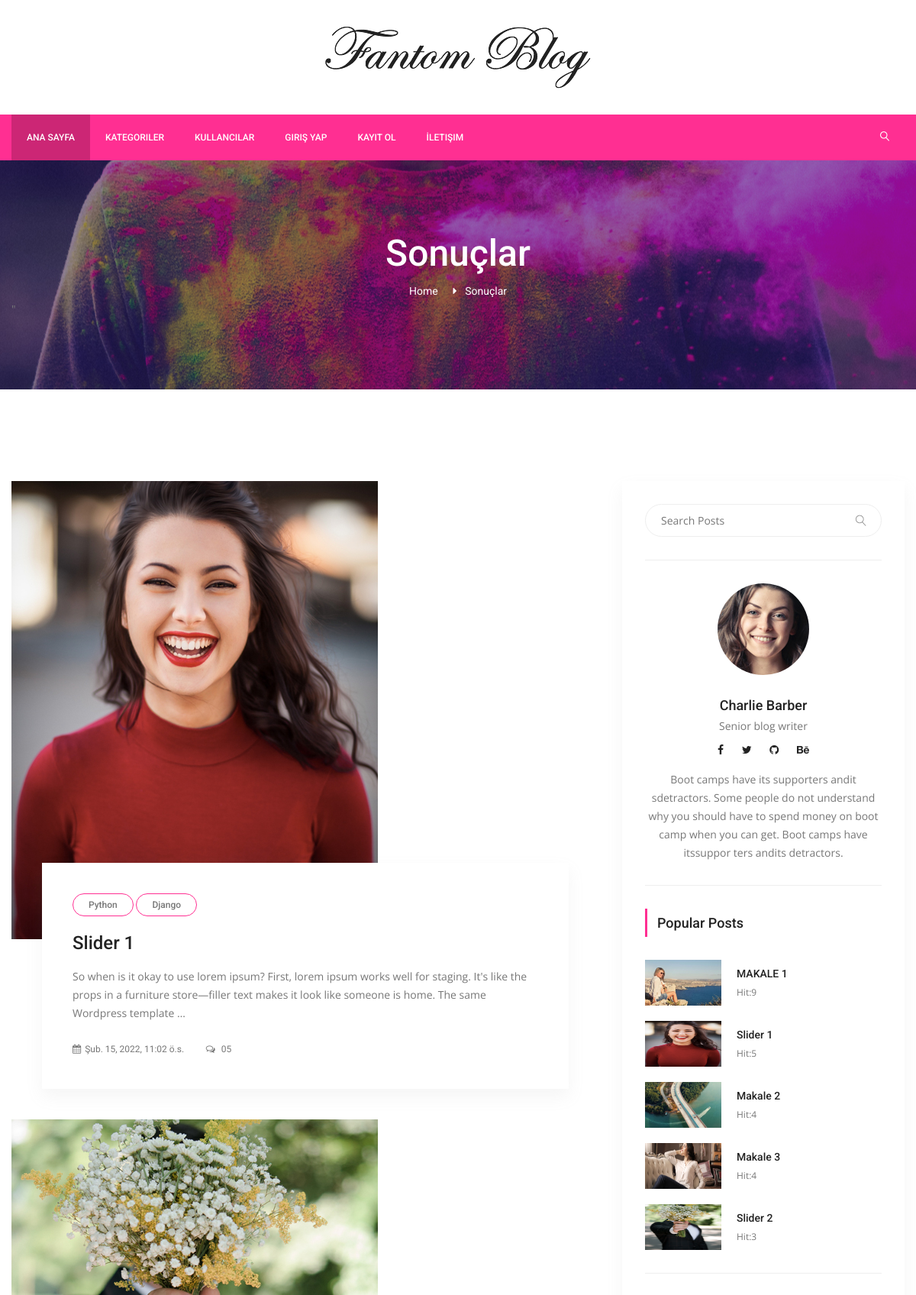
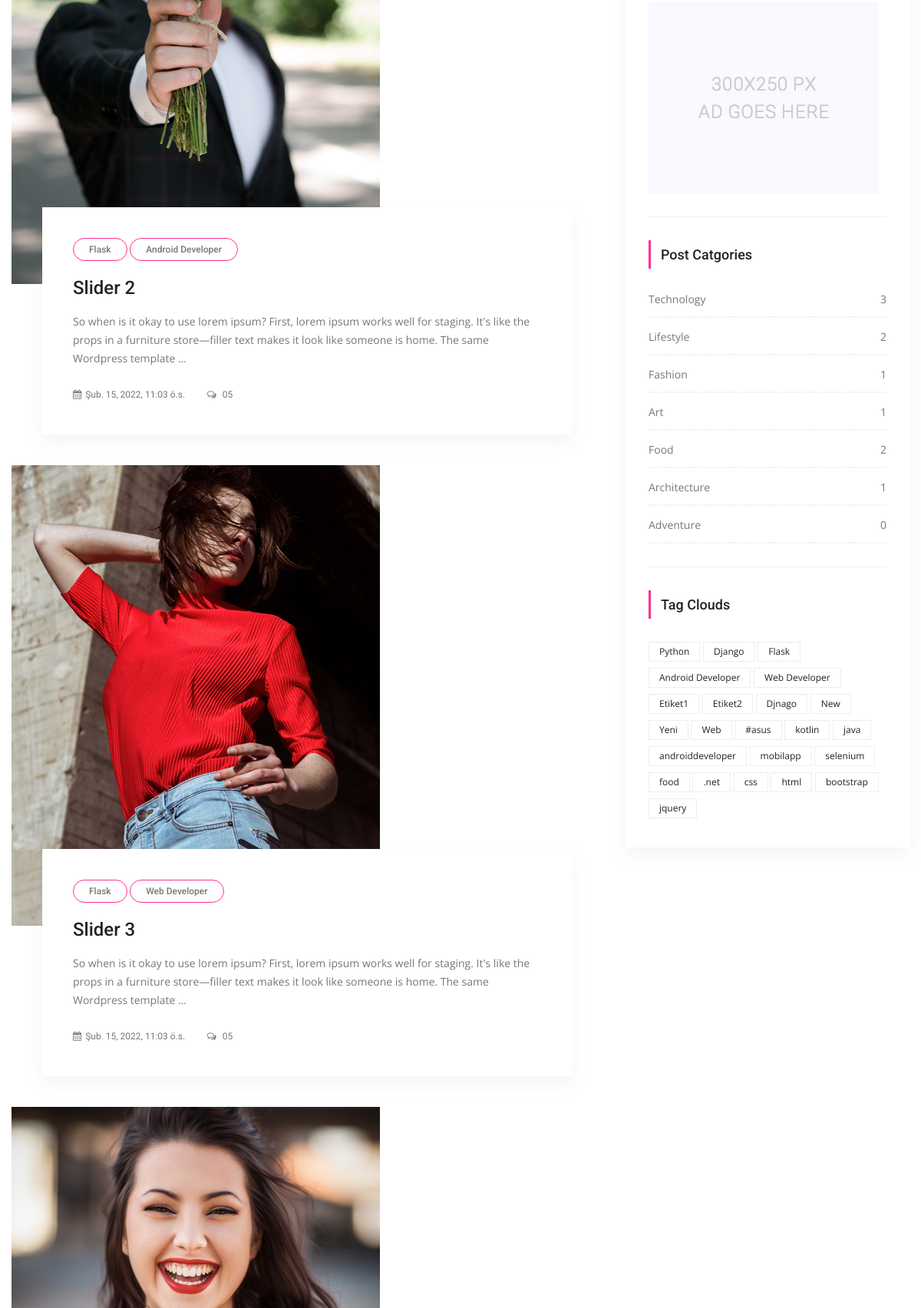
The app's page /search/ (upper part) with its own data (2 pictures, top to bottom).
### posts/models.py (models this page shows, shortened)
class Post(models.Model):
    title = models.CharField(max_length=150)
    content = models.TextField()
    publishing_date = models.DateTimeField(auto_now_add=True)
    image = models.ImageField(blank=True,null=True,upload_to='uploads/',default='uploads/blog-3.jpg')
    user = models.ForeignKey(settings.AUTH_USER_MODEL,on_delete=models.CASCADE,default=1)
    slug = models.SlugField(default="slug",editable=False)
    category = models.ForeignKey(Category,on_delete=models.CASCADE,default=1,related_name="posts")
    tag = models.ManyToManyField(Tag,related_name="posts",blank=True)
    slider_post = models.BooleanField(default=False)
    hit = models.PositiveIntegerField(default=0)
    def tags(self):
        return self.tag.all()

class Tag(models.Model):
    title = models.CharField(max_length=50)
    slug = models.SlugField(editable=False)
    def __str__(self):
        return self.title

class Category(models.Model):
    title = models.CharField(max_length=250)
    slug = models.SlugField(default="slug",editable=False)
    def post_count(self):
        return self.posts.all().count()

### posts/views.py (the view)
# urls.py: path('search/',SearchView.as_view(),name="search")
class SearchView(ListView):
    model = Post
    template_name = 'posts/search.html'
    paginate_by = 5
    context_object_name = 'posts'
    def get_queryset(self):
        query = self.request.GET.get("q")
        if query:
            return Post.objects.filter(Q(title__icontains=query)|
                                       Q(content__icontains=query)|
                                       Q(tag__title__icontains=query)
                                       ).order_by('id').distinct()
        return Post.objects.all().order_by('id')

### posts/templatetags/custom_tags.py (called while the page is built)
@register.simple_tag(name='categories')
def all_categories():
    return Category.objects.all()

@register.simple_tag(name='tags')
def all_tags():
    return Tag.objects.all()

@register.simple_tag(name='hit_posts')
def hit_posts():
    return Post.objects.order_by('-hit')[:5]

### templates/posts/search.html (shortened to what this page needs)
{% extends 'base.html' %}
{% load static %}
{% block content %}
        <section class="banner_area">
            <div class="banner_inner d-flex align-items-center">
            	<div class="overlay bg-parallax" data-stellar-ratio="0.9" data-stellar-vertical-offset="0" data-background=""></div>
				<div class="container">
					<div class="banner_content text-center">
						<h2>Sonuçlar</h2>
						<div class="page_link">
							<a href="/">Home</a>
							<a href="">Sonuçlar</a>
						</div>
					</div>"
				</div>
            </div>
        </section>
        <section class="blog_area p_120">
            <div class="container">
                <div class="row">
                    <div class="col-lg-8">
                        <div class="blog_left_sidebar">
							{% for post in posts %}
                            	<article class="blog_style1">
                            	<div class="blog_img">
                            		<img class="img-fluid" src="{{ post.image.url }}" alt="">
                            	</div>
                            	<div class="blog_text">
									<div class="blog_text_inner">
										{% for tag in post.tags %}
										<a class="cat" href="{% url 'tag_detail' pk=tag.id slug=tag.slug %}">{{ tag }}</a>
										{% endfor %}
										<a href="{% url 'detail' pk=post.id slug=post.slug %}"><h4>{{ post.title }}</h4></a>
										<p>{{ post.content|truncatechars:200 }}</p>
										<div class="date">
											<a href="#"><i class="fa fa-calendar" aria-hidden="true"></i>{{ post.publishing_date }}</a>
											<a href="#"><i class="fa fa-comments-o" aria-hidden="true"></i> 05</a>
										</div>
									</div>
                            	</div>
                            </article>
							{% endfor %}
                        </div>
                    </div>
                    {% include 'right_side.html' %}
                </div>
            </div>
        </section>
{% endblock %}

### templates/right_side.html
{% load static %}
{% load custom_tags %}
<div class="col-lg-4">
                        <div class="blog_right_sidebar">
                            <aside class="single_sidebar_widget search_widget">
                                <form action="{% url 'search' %}" method="get">
                                    <div class="input-group">
                                            <input type="text" class="form-control" placeholder="Search Posts" name="q">
                                            <span class="input-group-btn">
                                                <button class="btn btn-default" type="button"><i class="lnr lnr-magnifier"></i></button>
                                            </span>
                                    </div>
                                </form>
                                <div class="br"></div>
                            </aside>
                            <aside class="single_sidebar_widget author_widget">
                                <img class="author_img rounded-circle" src="{% static "img/blog/author.png" %}" alt="">
                                <h4>Charlie Barber</h4>
                                <p>Senior blog writer</p>
                                <div class="social_icon">
                                    <a href="#"><i class="fa fa-facebook"></i></a>
                                    <a href="#"><i class="fa fa-twitter"></i></a>
                                    <a href="#"><i class="fa fa-github"></i></a>
                                    <a href="#"><i class="fa fa-behance"></i></a>
                                </div>
                                <p>Boot camps have its supporters andit sdetractors. Some people do not understand why you should have to spend money on boot camp when you can get. Boot camps have itssuppor ters andits detractors.</p>
                                <div class="br"></div>
                            </aside>
                            <aside class="single_sidebar_widget popular_post_widget">
                                <h3 class="widget_title">Popular Posts</h3>
                                {% hit_posts as posts %}
                                {% for post in posts %}
                                <div class="media post_item">
                                    <img src="{{ post.image.url }}" href="{% url 'detail' pk=post.pk slug=post.slug %}" style="height: 60px;width:100px">
                                    <div class="media-body">
                                        <a href="{% url 'detail' pk=post.pk slug=post.slug %}"><h3>{{ post.title }}</h3></a>
                                        <p>Hit:{{ post.hit }}</p>
                                    </div>
                                </div>
                                {% endfor %}
                                <div class="br"></div>
                            </aside>
                            <aside class="single_sidebar_widget">
                                <a href="#"><img class="img-fluid" src="{% static "img/blog/add.jpg" %}" alt=""></a>
                                <div class="br"></div>
                            </aside>
                            <aside class="single_sidebar_widget post_category_widget">
                                <h4 class="widget_title">Post Catgories</h4>
                                <ul class="list cat-list">
                                {% categories as categories %}
                                {% for category in categories %}
                                    <li>
                                        <a href="{% url 'category_detail' pk=category.id slug=category.slug %}" class="d-flex justify-content-between">
                                            <p>{{ category.title }}</p>
                                            <p>{{ category.post_count }}</p>
                                        </a>
                                    </li>
                                {% endfor %}
                                </ul>
                                <div class="br"></div>
                            </aside>
                            <aside class="single-sidebar-widget tag_cloud_widget">
                                <h4 class="widget_title">Tag Clouds</h4>
                                <ul class="list">
                                    {% tags as tags %}
                                    {% for tag in tags %}
                                        <li><a href="{% url 'tag_detail' pk=tag.id slug=tag.slug %}">{{ tag.title }}</a></li>
                                    {% endfor %}
                                </ul>
                            </aside>
                        </div>
</div>

### records on screen
Post: image (picture), title "Slider 1", content "So when is it okay to use lorem ipsum? First, lorem ipsum works well for staging. It's like the props in a furniture store—filler text makes it look like someone is home. The same Wordpress template …", publishing_date "Şub. 15, 2022, 11:02 ö.s.", hit "5"
Tag: title "Python"
Tag: title "Django"
Post: image (picture), title "Slider 2", content "So when is it okay to use lorem ipsum? First, lorem ipsum works well for staging. It's like the props in a furniture store—filler text makes it look like someone is home. The same Wordpress template …", publishing_date "Şub. 15, 2022, 11:03 ö.s.", hit "3"
Tag: title "Flask"
Tag: title "Android Developer"
Post: image (picture), title "Slider 3", content "So when is it okay to use lorem ipsum? First, lorem ipsum works well for staging. It's like the props in a furniture store—filler text makes it look like someone is home. The same Wordpress template …", publishing_date "Şub. 15, 2022, 11:03 ö.s."
Tag: title "Web Developer"
Post: image (picture)
Post: image (picture), title "MAKALE 1", hit "9"
Post: image (picture), title "Makale 2", hit "4"
Post: image (picture), title "Makale 3", hit "4"
Category: title "Technology", post_count "3"
Category: title "Lifestyle", post_count "2"
Category: title "Fashion", post_count "1"
Category: title "Art", post_count "1"
Category: title "Food", post_count "2"
Category: title "Architecture", post_count "1"
Category: title "Adventure", post_count "0"
Tag: title "Etiket1"
Tag: title "Etiket2"
Tag: title "Djnago"
Tag: title "New"
Tag: title "Yeni"
Tag: title "Web"
Tag: title "#asus"
Tag: title "kotlin"
Tag: title "java"
Tag: title "androiddeveloper"
Tag: title "mobilapp"
Tag: title "selenium"
Tag: title "food"
Tag: title ".net"
Tag: title "css"
Tag: title "html"
Tag: title "bootstrap"
Tag: title "jquery"
